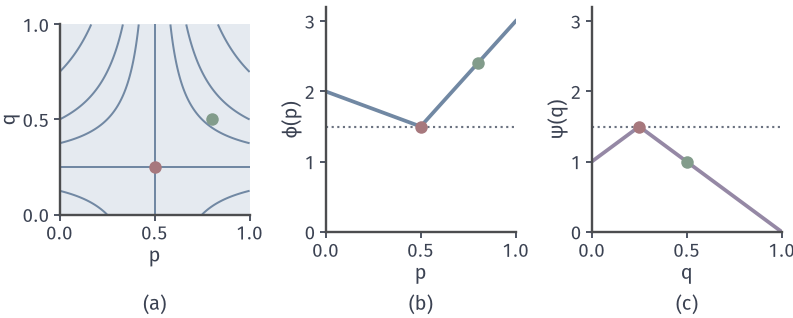

Here is the Python script that generated this plot:
from pathlib import Path
import sys
for _p in Path(__file__).resolve().parents:
    if (_p/"minimax-common").is_dir(): sys.path.insert(0, str(_p/"minimax-common")); break
from mm_fig import *
HERE = Path(__file__).resolve().parent
# Relaxed cost table f(p,q)=4(p-1/2)(q-1/4)+3/2.
fig, axes = figure(width_mm=112, height_mm=45, ncols=3)
panels(fig, .075, .985, .975, .27, .4)
g = np.linspace(0, 1, 300); P, Q = np.meshgrid(g, g); Z = 4*(P-.5)*(Q-.25)+1.5
ax = axes[0]; setup(ax, (0, 1), (0, 1), (0, .5, 1), (0, .5, 1), xl='$p$', yl='$q$', equal=True)
ax.fill([0, 1, 1, 0], [0, 0, 1, 1], color=BLUE_FILL, lw=0, zorder=0)
ax.contour(P, Q, Z, levels=[.5, 1, 1.25, 1.75, 2, 2.5], colors=BLUE, linewidths=.8, linestyles='solid')
ax.plot([.5, .5], [0, 1], color=BLUE, lw=.8); ax.plot([0, 1], [.25, .25], color=BLUE, lw=.8)
dot(ax, (.5, .25)); dot(ax, (.8, .5), GREEN)
ax = axes[1]; p = np.linspace(0, 1, 200); setup(ax, (0, 1), (0, 3.2), (0, .5, 1), (0, 1, 2, 3), xl='$p$', yl=r'$\phi(p)$')
ax.plot(p, np.maximum(2-p, 3*p), color=BLUE, lw=1.5); ax.axhline(1.5, color=MUTED, lw=.85, ls=':'); dot(ax, (.5, 1.5)); dot(ax, (.8, 2.4), GREEN)
ax = axes[2]; q = np.linspace(0, 1, 200); setup(ax, (0, 1), (0, 3.2), (0, .5, 1), (0, 1, 2, 3), xl='$q$', yl=r'$\psi(q)$')
ax.plot(q, np.minimum(2-2*q, 1+2*q), color=PURPLE, lw=1.5); ax.axhline(1.5, color=MUTED, lw=.85, ls=':'); dot(ax, (.25, 1.5)); dot(ax, (.5, 1), GREEN)
tags(fig, axes)
save(fig, HERE, 'figure', {'f': '4(p-1/2)(q-1/4)+3/2'})
